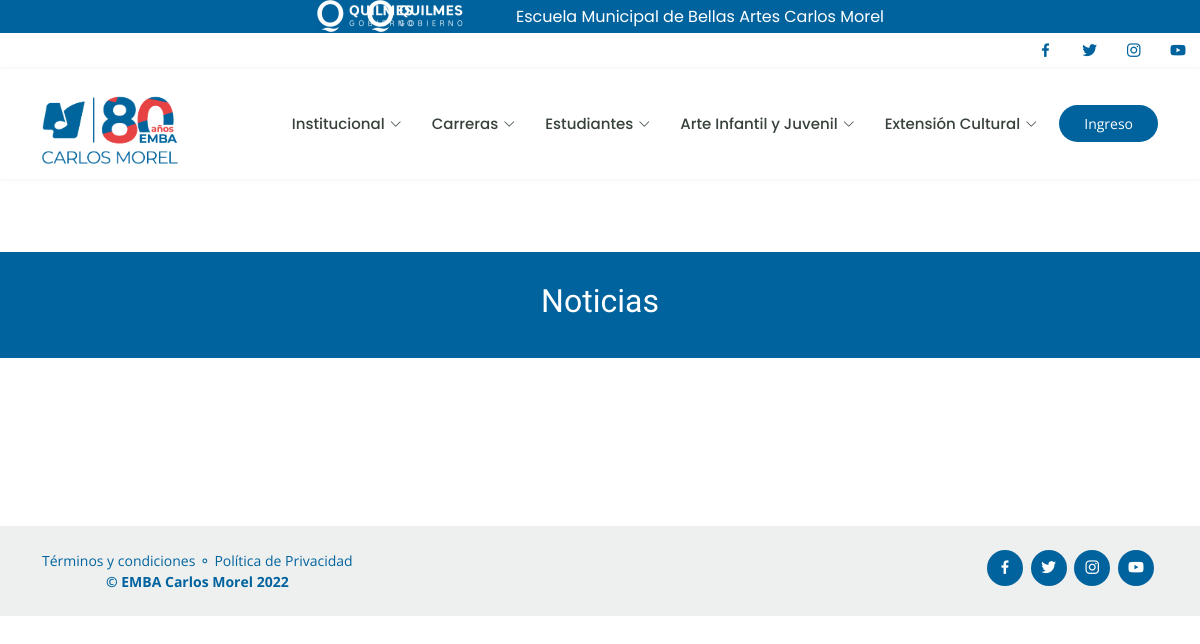
Before: /news/ with the older database file.
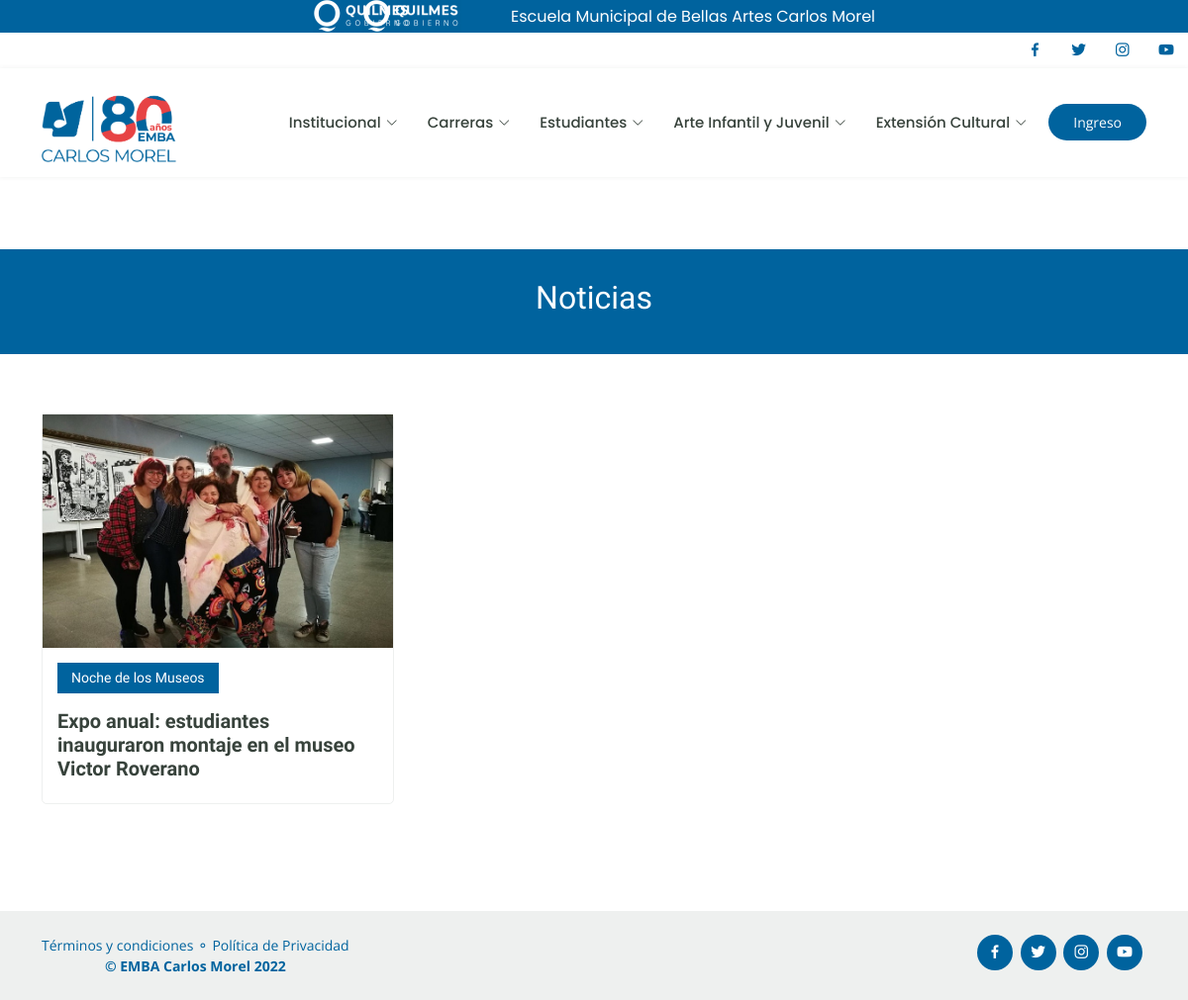
After: the same page with the newer database file.
### news/models.py (models this page shows, shortened)
class News(models.Model):
    title = models.CharField(max_length=200, verbose_name="Título")
    subtitle = models.CharField(max_length=200, verbose_name="Subtítulo")
    content = RichTextField(verbose_name="Contenido")
    published = models.DateTimeField(verbose_name="Fecha de Publicación", default=timezone.now)
    imageNews = models.ImageField(verbose_name="Imagen", upload_to="news", null=True, blank=True)
    authorNews = models.ForeignKey(User, verbose_name="Autor", on_delete=models.CASCADE)
    categoriesNews = models.ManyToManyField(CategoryNews, verbose_name="Categorias", related_name="get_categories")
    tagsNews = models.ManyToManyField(TagNews, verbose_name="Tags", related_name="get_tags")
    created = models.DateTimeField(verbose_name="Fecha de Creación", auto_now_add=True)
    updated = models.DateTimeField(auto_now=True, verbose_name="Fecha de Modificación")
    class Meta:
        verbose_name = "noticia"
        verbose_name_plural = "noticias"
        ordering = ['-created']

class CategoryNews(models.Model):
    name = models.CharField(max_length=100, verbose_name="Nombre")
    created = models.DateTimeField(auto_now_add=True, verbose_name="Fecha de Creación")
    updated = models.DateTimeField(auto_now=True, verbose_name="Fecha de Modificación")
    class Meta:
        verbose_name = "categoria"
        verbose_name_plural = "categorias"
        ordering = ['-created']

### news/views.py (the view)
# urls.py: path('', NewsListView.as_view(), name='news_list'),
class NewsListView(ListView):
    model = News
    template_name = 'news/news_list.html'
    paginate_by = 3

### news/templates/news/news_list.html (shortened to what this page needs)
{% extends 'core/base.html' %}
{% load static %}
{% block content %}
  <main id="main" data-aos="fade-in">
    <div class="breadcrumbs">
      <div class="container">
        <h2>Noticias</h2>
      </div>
    </div>
    <section id="courses" class="courses">
      <div class="container" data-aos="fade-up">
        <div class="row" data-aos="zoom-in" data-aos-delay="100">
          {% for news in news_list %}
          <div class="col-lg-4 col-md-6 d-flex align-items-stretch">
            <div class="course-item">
              <img src="{{ news.imageNews.url }}" class="img-fluid" alt="...">
              <div class="course-content">
                <div class="d-flex justify-content-between align-items-center mb-3">
                  <h4>{{ news.categoriesNews.first.name }}</h4>
                </div>
                <h3><a href="{% url 'news:news' news.id news.title|slugify %}">{{news.title}}</a></h3>
              </div>
            </div>
          </div>
          {% endfor %}
          <div class="separador">
            <br>
            <br>
          </div>
        </div>
      </div>
    </section>
  </main>
  {% endblock %}

### core/templates/core/base.html (shortened to what this page needs)
<!DOCTYPE html>
<html lang="en">
<head>
  {% load static %}
  <link href="{% static 'core/vendor/animate.css/animate.min.css' %}" rel="stylesheet">
  <link href="{% static 'core/vendor/aos/aos.css" rel="stylesheet' %}">
  <link href="{% static 'core/vendor/bootstrap/css/bootstrap.min.css' %}" rel="stylesheet">
  <link href="{% static 'core/vendor/bootstrap-icons/bootstrap-icons.css' %}" rel="stylesheet">
  <link href="{% static 'core/vendor/boxicons/css/boxicons.min.css' %}" rel="stylesheet">
  <link href="{% static 'core/vendor/remixicon/remixicon.css' %}" rel="stylesheet">
  <link href="{% static 'core/vendor/swiper/swiper-bundle.min.css' %}" rel="stylesheet">
  <link href="{% static 'core/css/style.css' %}" rel="stylesheet">
</head>
<body>
    <div id="top_menu">
      <div id="logoMunicipio">
        <a ><img src="{% static 'core/img/logo_quilmes2.png' %}" alt="" class="img-fluid"></a>
      </div>
         Escuela Municipal de Bellas Artes Carlos Morel
    </div>
    <div id="menuRedes">
      <div class="social-links text-end text-md-right pt-3 pt-md-0">
        <a href="#" class="facebook"><i class="bx bxl-facebook"></i></a>
        <a href="#" class="twitter"><i class="bx bxl-twitter"></i></a>
        <a href="#" class="instagram"><i class="bx bxl-instagram"></i></a>
        <a href="#" class="youtube"><i class="bx bxl-youtube"></i></a>
      </div>
    </div>
    <header id="header" class="sticky-top">
      <div class="container d-flex align-items-center">
        <a href="index.html" class="logo me-auto"><img src="{% static 'core/img/emba80_logo.png' %}" alt="" class="img-fluid"></a>
        <nav id="navbar" class="navbar order-last order-lg-0">
          <ul>
            <li class="dropdown"><a href="#"><span>Institucional</span> <i class="bi bi-chevron-down"></i></a>
            </li>
            <li class="dropdown"><a href="#"><span>Carreras</span> <i class="bi bi-chevron-down"></i></a>
            </li>
            <li class="dropdown"><a href="#"><span>Estudiantes</span> <i class="bi bi-chevron-down"></i></a>
            </li>
            <li class="dropdown"><a href="#"><span>Arte Infantil y Juvenil</span> <i class="bi bi-chevron-down"></i></a>
            </li>
            <li class="dropdown"><a href="#"><span>Extensión Cultural</span> <i class="bi bi-chevron-down"></i></a>
            </li>
          </ul>
        </nav>
        <a href="courses.html" class="get-started-btn">Ingreso</a>
      </div>
    </header>
    {% block content %}{% endblock %}
  <footer id="footer">
    <div class="container d-md-flex py-4">
      <div class="me-md-auto text-center text-md-start">
        <div class="copyright">
          <a href="https://bootstrapmade.com/">Términos y condiciones</a> ⚬ <a href="https://bootstrapmade.com/">Política de Privacidad</a>
          <br>
          <strong><span>&copy; EMBA Carlos Morel 2022</span></strong>
        </div>
      </div>
      <div class="social-links text-center text-md-right pt-3 pt-md-0">
        <a href="#" class="facebook"><i class="bx bxl-facebook"></i></a>
        <a href="#" class="twitter"><i class="bx bxl-twitter"></i></a>
        <a href="#" class="instagram"><i class="bx bxl-instagram"></i></a>
        <a href="#" class="youtube"><i class="bx bxl-youtube"></i></a>
      </div>
    </div>
  </footer>
</body>
</html>

### core/static/core/css/style.css (style rules this page uses)
body { font-family: "Open Sans", sans-serif; color: #444444; }
a { color: #00639e; text-decoration: none; }
h1, h2, h3, h4, h5, h6 { font-family: "Raleway", sans-serif; }
#header { background: #fff; transition: all 0.5s; z-index: 997; padding: 15px 0; box-shadow: 0px 0 5px rgba(55, 66, 59, 0.08); }
#header .logo { font-size: 30px; margin: 0; padding: 0; line-height: 1; font-weight: 600; letter-spacing: 1px; text-transform: uppercase; font-family: "Poppins", sans-serif; }
#header .logo img { max-height: 80px; }
#top_menu { margin:0 auto; display:block; font-family: "Poppins", sans-serif; background: #00639e; color: white; display: flex; justify-content:center; align-items: center; text-align: center; }
#logoMunicipio { float:left; width: 200px; background: url(/assets/img/logo_quilmes2.png) no-repeat 0 0 }
#menuRedes { background-color: white; }
#menuRedes .social-links a { font-size: 18px; display: inline-block; color: #00639e; line-height: 1; padding: 8px 0; margin-right: 4px; border-radius: 50%; text-align: center; width: 36px; height: 36px; transition: 0.3s; }
.get-started-btn { margin-left: 22px; background-color: #00639e; color: #fff; border-radius: 50px; padding: 8px 25px; white-space: nowrap; transition: 0.3s; font-size: 14px; display: inline-block; }
.navbar { padding: 0; }
.navbar ul { margin: 0; padding: 0; display: flex; list-style: none; align-items: center; }
.navbar li { position: relative; }
.navbar a, .navbar a:focus { display: flex; align-items: center; justify-content: space-between; padding: 10px 0 10px 30px; font-family: "Poppins", sans-serif; font-size: 15px; font-weight: 500; color: #37423b; white-space: nowrap; transition: 0.3s; }
.navbar a i, .navbar a:focus i { font-size: 12px; line-height: 0; margin-left: 5px; }
section { padding: 60px 0; overflow: hidden; }
.breadcrumbs { margin-top: 73px; text-align: center; background: #00639e; padding: 30px 0; color: #fff; }
.breadcrumbs h2 { font-size: 32px; font-weight: 500; }
.courses .course-item { border-radius: 5px; border: 1px solid #eef0ef; }
.courses .course-content { padding: 15px; }
.courses .course-content h3 { font-weight: 700; font-size: 20px; }
.courses .course-content h3 a { color: #37423b; transition: 0.3s; }
.courses .course-content h4 { font-size: 14px; background: #00639e; padding: 7px 14px; color: #fff; margin: 0; }
#footer { color: #37423b; font-size: 14px; background: #eef0ef; }
footer .copyright { justify-content: center; text-align: center; align-items: center; color:#00639e; }
#footer .copyright a { color:#00639e; }
#footer .social-links a { font-size: 18px; display: inline-block; background: #00639e; color: #fff; line-height: 1; padding: 8px 0; margin-right: 4px; border-radius: 50%; text-align: center; width: 36px; height: 36px; transition: 0.3s; }

Changed rows visible on the page:
added News: imageNews (picture), categoriesNews.first.name "Noche de los Museos", title "Expo anual: estudiantes inauguraron montaje en el museo Victor Roverano"
